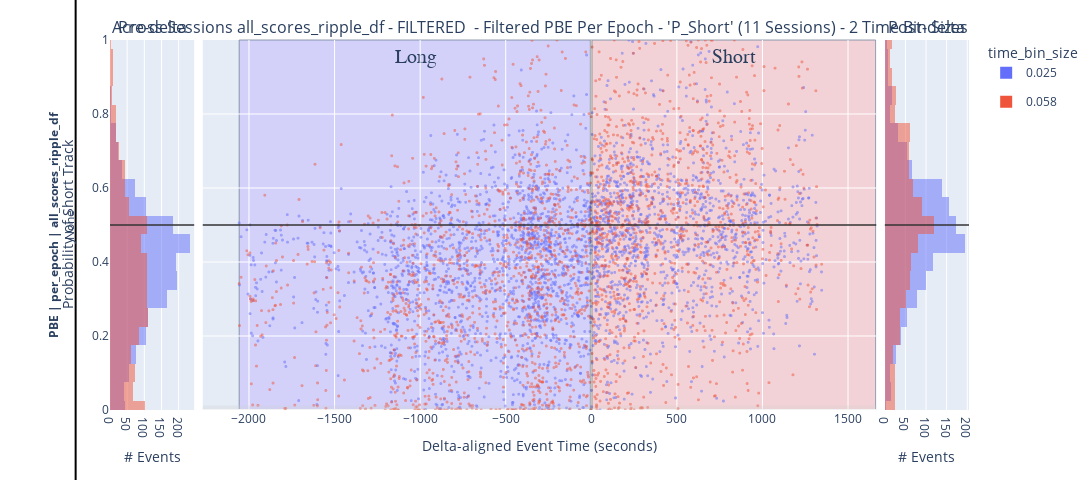

The notebook cell this image was saved under:
### Code cell
""" Save a figure out using:
new_fig, new_fig_context, _extras_output_dict, figure_out_paths = _perform_plot_pre_post_delta_scatter(data_context=IdentifyingContext(epochs_name='laps', data_grain='per_epoch', title_prefix="Lap Per Epoch", dataframe_name='df', **filter_context.to_dict()), concatenated_ripple_df=deepcopy(df_filter.filtered_all_sessions_laps_df))
# new_fig
save_plotly(new_fig, new_fig_context, should_save_json=True)

"""
# a_saved_fig_path = Path("/home/halechr/FastData/collected_outputs/figures/2024-10-29_Apogee_P_Short_11_2_2_Across Sessions all_scores_ripple_df - FILTERED  - Filtered PBE Per Epoch - 'P_Short' (11 Sessions) - 2 Time Bin Sizes_PBE_per_epoch_scatter+hist_pre-post-delta_P_Short_1.html").resolve()
# a_saved_fig_path = Path(r"K:\scratch\collected_outputs\figures\2024-10-29_Apogee_P_Short_11_2_2_Across Sessions df - Lap Per Epoch - 'P_Short' (11 Sessions) - 2 Time Bin Sizes_laps_per_epoch_scatter+hist_pre-post-delta_P_Short_1.json").resolve()
a_saved_fig_path = Path(r"K:\scratch\collected_outputs\figures\2024-10-29_Apogee_P_Short_11_2_2_Across Sessions all_scores_ripple_df - FILTERED  - Filtered PBE Per Epoch - 'P_Short' (11 Sessions) - 2 Time Bin Sizes_PBE_per_epoch_scatter+hist_pre-post-delta_P_Short_1.json").resolve()
Assert.path_exists(a_saved_fig_path)


with open(a_saved_fig_path, 'r') as f:
    loaded_fig = pio.from_json(f.read())
# Load the Plotly figure from the HTML file
# loaded_fig = pio.read_html(a_saved_fig_path)

loaded_fig = loaded_fig.full_figure_for_development(warn=False)
loaded_fig

### Figure 1 — Plotly figure (JSON) as saved in the notebook; plotly's stock layout.template omitted (floating-point values rounded to 4 significant figures; data arrays with more than 128 entries replaced by an {"elided": "..."} marker saying what was removed)
{"data": [{"alignmentgroup": "True", "bingroup": "y", "cliponaxis": true, "constraintext": "both", "cumulative": {"enabled": false}, "error_x": {"visible": false}, "error_y": {"visible": false}, "histnorm": "", "hoverlabel": {"align": "left", "font": {"family": "Arial, sans-serif", "lineposition": "none", "shadow": "none", "size": 13, "style": "normal", "textcase": "normal", "variant": "normal", "weight": "normal"}, "namelength": -1}, "hovertemplate": "_col_time_bin_size=0.025<br>count=%{x}<br>P_Short=%{y}<extra></extra>", "hovertext": "", "insidetextanchor": "end", "insidetextfont": {"family": "\"Open Sans\", verdana, arial, sans-serif", "lineposition": "none", "shadow": "none", "size": 12, "style": "normal", "textcase": "normal", "variant": "normal", "weight": "normal"}, "legend": "legend", "legendgroup": "0.025", "legendgrouptitle": {"font": {"color": "#2a3f5f", "family": "\"Open Sans\", verdana, arial, sans-serif", "lineposition": "none", "shadow": "none", "size": 13, "style": "normal", "textcase": "normal", "variant": "normal", "weight": "normal"}, "text": ""}, "legendrank": 1000, "marker": {"color": "#636EFA", "line": {"color": "#444", "width": 0}, "opacity": 0.5, "pattern": {"shape": ""}}, "name": "0.025", "nbinsy": 25, "offsetgroup": "0.025", "opacity": 1, "orientation": "h", "outsidetextfont": {"color": "#2a3f5f", "family": "\"Open Sans\", verdana, arial, sans-serif", "lineposition": "none", "shadow": "none", "size": 12, "style": "normal", "textcase": "normal", "variant": "normal", "weight": "normal"}, "selected": {"marker": {"opacity": 0.5}}, "showlegend": true, "text": "", "textfont": {"color": "#2a3f5f", "family": "\"Open Sans\", verdana, arial, sans-serif", "lineposition": "none", "shadow": "none", "size": 12, "style": "normal", "textcase": "normal", "variant": "normal", "weight": "normal"}, "textposition": "auto", "texttemplate": "", "type": "histogram", "uid": "4231f9", "unselected": {"marker": {"opacity": 0.1}}, "visible": true, "xaxis": "x", "xcalendar": "gregorian", "xhoverformat": "", "y": {"elided": "1697 float values"}, "yaxis": "y", "ybins": {"end": 1.025, "size": 0.05, "start": -0.025}, "ycalendar": "gregorian", "yhoverformat": "", "zorder": 0}, {"alignmentgroup": "True", "bingroup": "y", "cliponaxis": true, "constraintext": "both", "cumulative": {"enabled": false}, "error_x": {"visible": false}, "error_y": {"visible": false}, "histnorm": "", "hoverlabel": {"align": "left", "font": {"family": "Arial, sans-serif", "lineposition": "none", "shadow": "none", "size": 13, "style": "normal", "textcase": "normal", "variant": "normal", "weight": "normal"}, "namelength": -1}, "hovertemplate": "_col_time_bin_size=0.058<br>count=%{x}<br>P_Short=%{y}<extra></extra>", "hovertext": "", "insidetextanchor": "end", "insidetextfont": {"family": "\"Open Sans\", verdana, arial, sans-serif", "lineposition": "none", "shadow": "none", "size": 12, "style": "normal", "textcase": "normal", "variant": "normal", "weight": "normal"}, "legend": "legend", "legendgroup": "0.058", "legendgrouptitle": {"font": {"color": "#2a3f5f", "family": "\"Open Sans\", verdana, arial, sans-serif", "lineposition": "none", "shadow": "none", "size": 13, "style": "normal", "textcase": "normal", "variant": "normal", "weight": "normal"}, "text": ""}, "legendrank": 1000, "marker": {"color": "#EF553B", "line": {"color": "#444", "width": 0}, "opacity": 0.5, "pattern": {"shape": ""}}, "name": "0.058", "offsetgroup": "0.058", "opacity": 1, "orientation": "h", "outsidetextfont": {"color": "#2a3f5f", "family": "\"Open Sans\", verdana, arial, sans-serif", "lineposition": "none", "shadow": "none", "size": 12, "style": "normal", "textcase": "normal", "variant": "normal", "weight": "normal"}, "selected": {"marker": {"opacity": 0.5}}, "showlegend": true, "text": "", "textfont": {"color": "#2a3f5f", "family": "\"Open Sans\", verdana, arial, sans-serif", "lineposition": "none", "shadow": "none", "size": 12, "style": "normal", "textcase": "normal", "variant": "normal", "weight": "normal"}, "textposition": "auto", "texttemplate": "", "type": "histogram", "uid": "133661", "unselected": {"marker": {"opacity": 0.1}}, "visible": true, "xaxis": "x", "xcalendar": "gregorian", "xhoverformat": "", "y": {"elided": "1254 float values"}, "yaxis": "y", "ycalendar": "gregorian", "yhoverformat": "", "zorder": 0}, {"error_x": {"visible": false}, "error_y": {"visible": false}, "fill": "none", "hoverlabel": {"align": "left", "font": {"family": "Arial, sans-serif", "lineposition": "none", "shadow": "none", "size": 13, "style": "normal", "textcase": "normal", "variant": "normal", "weight": "normal"}, "namelength": -1}, "hovertemplate": "_col_time_bin_size=0.025<br>delta_aligned_start_t=%{x}<br>P_Short=%{y}<br>dummy_column_for_size=%{marker.size}<extra></extra>", "hovertext": "", "legend": "legend", "legendgroup": "0.025", "legendgrouptitle": {"font": {"color": "#2a3f5f", "family": "\"Open Sans\", verdana, arial, sans-serif", "lineposition": "none", "shadow": "none", "size": 13, "style": "normal", "textcase": "normal", "variant": "normal", "weight": "normal"}, "text": ""}, "legendrank": 1000, "marker": {"angle": 0, "color": "#636EFA", "line": {"color": "#fff", "width": 0}, "opacity": 0.5, "size": {"elided": "3046 int values"}, "sizemin": 0, "sizemode": "area", "sizeref": 0.1111, "symbol": "circle"}, "mode": "markers", "name": "0.025", "opacity": 1, "selected": {"marker": {"opacity": 0.5}}, "showlegend": false, "text": "", "type": "scattergl", "uid": "b17bd5", "unselected": {"marker": {"opacity": 0.1}}, "visible": true, "x": {"elided": "3046 float values"}, "xaxis": "x2", "xcalendar": "gregorian", "xhoverformat": "", "xperiod": 0, "y": {"elided": "3046 float values"}, "yaxis": "y2", "ycalendar": "gregorian", "yhoverformat": "", "yperiod": 0}, {"error_x": {"visible": false}, "error_y": {"visible": false}, "fill": "none", "hoverlabel": {"align": "left", "font": {"family": "Arial, sans-serif", "lineposition": "none", "shadow": "none", "size": 13, "style": "normal", "textcase": "normal", "variant": "normal", "weight": "normal"}, "namelength": -1}, "hovertemplate": "_col_time_bin_size=0.058<br>delta_aligned_start_t=%{x}<br>P_Short=%{y}<br>dummy_column_for_size=%{marker.size}<extra></extra>", "hovertext": "", "legend": "legend", "legendgroup": "0.058", "legendgrouptitle": {"font": {"color": "#2a3f5f", "family": "\"Open Sans\", verdana, arial, sans-serif", "lineposition": "none", "shadow": "none", "size": 13, "style": "normal", "textcase": "normal", "variant": "normal", "weight": "normal"}, "text": ""}, "legendrank": 1000, "marker": {"angle": 0, "color": "#EF553B", "line": {"color": "#fff", "width": 0}, "opacity": 0.5, "size": {"elided": "2231 int values"}, "sizemin": 0, "sizemode": "area", "sizeref": 0.1111, "symbol": "circle"}, "mode": "markers", "name": "0.058", "opacity": 1, "selected": {"marker": {"opacity": 0.5}}, "showlegend": false, "text": "", "type": "scattergl", "uid": "0858f5", "unselected": {"marker": {"opacity": 0.1}}, "visible": true, "x": {"elided": "2231 float values"}, "xaxis": "x2", "xcalendar": "gregorian", "xhoverformat": "", "xperiod": 0, "y": {"elided": "2231 float values"}, "yaxis": "y2", "ycalendar": "gregorian", "yhoverformat": "", "yperiod": 0}, {"alignmentgroup": "True", "bingroup": "y", "cliponaxis": true, "constraintext": "both", "cumulative": {"enabled": false}, "error_x": {"visible": false}, "error_y": {"visible": false}, "histnorm": "", "hoverlabel": {"align": "left", "font": {"family": "Arial, sans-serif", "lineposition": "none", "shadow": "none", "size": 13, "style": "normal", "textcase": "normal", "variant": "normal", "weight": "normal"}, "namelength": -1}, "hovertemplate": "_col_time_bin_size=0.025<br>count=%{x}<br>P_Short=%{y}<extra></extra>", "hovertext": "", "insidetextanchor": "end", "insidetextfont": {"family": "\"Open Sans\", verdana, arial, sans-serif", "lineposition": "none", "shadow": "none", "size": 12, "style": "normal", "textcase": "normal", "variant": "normal", "weight": "normal"}, "legend": "legend", "legendgroup": "0.025", "legendgrouptitle": {"font": {"color": "#2a3f5f", "family": "\"Open Sans\", verdana, arial, sans-serif", "lineposition": "none", "shadow": "none", "size": 13, "style": "normal", "textcase": "normal", "variant": "normal", "weight": "normal"}, "text": ""}, "legendrank": 1000, "marker": {"color": "#636EFA", "line": {"color": "#444", "width": 0}, "opacity": 0.5, "pattern": {"shape": ""}}, "name": "0.025", "offsetgroup": "0.025", "opacity": 1, "orientation": "h", "outsidetextfont": {"color": "#2a3f5f", "family": "\"Open Sans\", verdana, arial, sans-serif", "lineposition": "none", "shadow": "none", "size": 12, "style": "normal", "textcase": "normal", "variant": "normal", "weight": "normal"}, "selected": {"marker": {"opacity": 0.5}}, "showlegend": false, "text": "", "textfont": {"color": "#2a3f5f", "family": "\"Open Sans\", verdana, arial, sans-serif", "lineposition": "none", "shadow": "none", "size": 12, "style": "normal", "textcase": "normal", "variant": "normal", "weight": "normal"}, "textposition": "auto", "texttemplate": "", "type": "histogram", "uid": "a27e5f", "unselected": {"marker": {"opacity": 0.1}}, "visible": true, "xaxis": "x3", "xcalendar": "gregorian", "xhoverformat": "", "y": {"elided": "1349 float values"}, "yaxis": "y3", "ycalendar": "gregorian", "yhoverformat": "", "zorder": 0}, {"alignmentgroup": "True", "bingroup": "y", "cliponaxis": true, "constraintext": "both", "cumulative": {"enabled": false}, "error_x": {"visible": false}, "error_y": {"visible": false}, "histnorm": "", "hoverlabel": {"align": "left", "font": {"family": "Arial, sans-serif", "lineposition": "none", "shadow": "none", "size": 13, "style": "normal", "textcase": "normal", "variant": "normal", "weight": "normal"}, "namelength": -1}, "hovertemplate": "_col_time_bin_size=0.058<br>count=%{x}<br>P_Short=%{y}<extra></extra>", "hovertext": "", "insidetextanchor": "end", "insidetextfont": {"family": "\"Open Sans\", verdana, arial, sans-serif", "lineposition": "none", "shadow": "none", "size": 12, "style": "normal", "textcase": "normal", "variant": "normal", "weight": "normal"}, "legend": "legend", "legendgroup": "0.058", "legendgrouptitle": {"font": {"color": "#2a3f5f", "family": "\"Open Sans\", verdana, arial, sans-serif", "lineposition": "none", "shadow": "none", "size": 13, "style": "normal", "textcase": "normal", "variant": "normal", "weight": "normal"}, "text": ""}, "legendrank": 1000, "marker": {"color": "#EF553B", "line": {"color": "#444", "width": 0}, "opacity": 0.5, "pattern": {"shape": ""}}, "name": "0.058", "offsetgroup": "0.058", "opacity": 1, "orientation": "h", "outsidetextfont": {"color": "#2a3f5f", "family": "\"Open Sans\", verdana, arial, sans-serif", "lineposition": "none", "shadow": "none", "size": 12, "style": "normal", "textcase": "normal", "variant": "normal", "weight": "normal"}, "selected": {"marker": {"opacity": 0.5}}, "showlegend": false, "text": "", "textfont": {"color": "#2a3f5f", "family": "\"Open Sans\", verdana, arial, sans-serif", "lineposition": "none", "shadow": "none", "size": 12, "style": "normal", "textcase": "normal", "variant": "normal", "weight": "normal"}, "textposition": "auto", "texttemplate": "", "type": "histogram", "uid": "1404ef", "unselected": {"marker": {"opacity": 0.1}}, "visible": true, "xaxis": "x3", "xcalendar": "gregorian", "xhoverformat": "", "y": {"elided": "977 float values"}, "yaxis": "y3", "ycalendar": "gregorian", "yhoverformat": "", "zorder": 0}], "layout": {"activeselection": {"fillcolor": "rgba(0,0,0,0)", "opacity": 0.5}, "activeshape": {"fillcolor": "rgb(255,0,255)", "opacity": 0.5}, "annotations": [{"align": "center", "bgcolor": "rgba(0,0,0,0)", "bordercolor": "rgba(0,0,0,0)", "borderpad": 1, "borderwidth": 1, "captureevents": false, "clicktoshow": false, "font": {"color": "#2a3f5f", "family": "\"Open Sans\", verdana, arial, sans-serif", "lineposition": "none", "shadow": "none", "size": 16, "style": "normal", "textcase": "normal", "variant": "normal", "weight": "normal"}, "opacity": 1, "showarrow": false, "text": "Pre-delta", "textangle": 0, "visible": true, "x": 0.049, "xanchor": "center", "xref": "paper", "xshift": 0, "y": 1, "yanchor": "bottom", "yref": "paper", "yshift": 0}, {"align": "center", "bgcolor": "rgba(0,0,0,0)", "bordercolor": "rgba(0,0,0,0)", "borderpad": 1, "borderwidth": 1, "captureevents": false, "clicktoshow": false, "font": {"color": "#2a3f5f", "family": "\"Open Sans\", verdana, arial, sans-serif", "lineposition": "none", "shadow": "none", "size": 16, "style": "normal", "textcase": "normal", "variant": "normal", "weight": "normal"}, "opacity": 1, "showarrow": false, "text": "Across Sessions all_scores_ripple_df - FILTERED  - Filtered PBE Per Epoch - 'P_Short' (11 Sessions) - 2 Time Bin Sizes", "textangle": 0, "visible": true, "x": 0.5, "xanchor": "center", "xref": "paper", "xshift": 0, "y": 1, "yanchor": "bottom", "yref": "paper", "yshift": 0}, {"align": "center", "bgcolor": "rgba(0,0,0,0)", "bordercolor": "rgba(0,0,0,0)", "borderpad": 1, "borderwidth": 1, "captureevents": false, "clicktoshow": false, "font": {"color": "#2a3f5f", "family": "\"Open Sans\", verdana, arial, sans-serif", "lineposition": "none", "shadow": "none", "size": 16, "style": "normal", "textcase": "normal", "variant": "normal", "weight": "normal"}, "opacity": 1, "showarrow": false, "text": "Post-delta", "textangle": 0, "visible": true, "x": 0.951, "xanchor": "center", "xref": "paper", "xshift": 0, "y": 1, "yanchor": "bottom", "yref": "paper", "yshift": 0}, {"align": "center", "bgcolor": "rgba(0,0,0,0)", "bordercolor": "rgba(0,0,0,0)", "borderpad": 1, "borderwidth": 1, "captureevents": false, "clicktoshow": false, "font": {"color": "#2a3f5f", "family": "\"Open Sans\", verdana, arial, sans-serif", "lineposition": "none", "shadow": "none", "size": 12, "style": "normal", "textcase": "normal", "variant": "normal", "weight": "normal"}, "opacity": 1, "showarrow": false, "text": "<span style='font-weight:bold; font-size:12px;'>PBE | per_epoch | all_scores_ripple_df</span><br><span style='font-size:12px;'>None</span>", "textangle": -90, "visible": true, "x": -0.057, "xanchor": "center", "xref": "paper", "xshift": 0, "y": 0.5, "yanchor": "middle", "yref": "paper", "yshift": 0}], "autosize": false, "autotypenumbers": "strict", "bargap": 0, "bargroupgap": 0, "barmode": "overlay", "calendar": "gregorian", "clickmode": "event", "colorscale": {"diverging": [[0, "#8e0152"], [0.1, "#c51b7d"], [0.2, "#de77ae"], [0.3, "#f1b6da"], [0.4, "#fde0ef"], [0.5, "#f7f7f7"], [0.6, "#e6f5d0"], [0.7, "#b8e186"], [0.8, "#7fbc41"], [0.9, "#4d9221"], [1, "#276419"]], "sequential": [[0, "#0d0887"], [0.1111, "#46039f"], [0.2222, "#7201a8"], [0.3333, "#9c179e"], [0.4444, "#bd3786"], [0.5556, "#d8576b"], [0.6667, "#ed7953"], [0.7778, "#fb9f3a"], [0.8889, "#fdca26"], [1, "#f0f921"]], "sequentialminus": [[0, "#0d0887"], [0.1111, "#46039f"], [0.2222, "#7201a8"], [0.3333, "#9c179e"], [0.4444, "#bd3786"], [0.5556, "#d8576b"], [0.6667, "#ed7953"], [0.7778, "#fb9f3a"], [0.8889, "#fdca26"], [1, "#f0f921"]]}, "colorway": ["#636efa", "#EF553B", "#00cc96", "#ab63fa", "#FFA15A", "#19d3f3", "#FF6692", "#B6E880", "#FF97FF", "#FECB52"], "computed": {"margin": {"b": 70, "l": 110, "r": 145, "t": 40}}, "dragmode": "zoom", "font": {"color": "#2a3f5f", "family": "\"Open Sans\", verdana, arial, sans-serif", "lineposition": "none", "shadow": "none", "size": 12, "style": "normal", "textcase": "normal", "variant": "normal", "weight": "normal"}, "height": 480, "hidesources": false, "hoverdistance": 20, "hoverlabel": {"align": "left", "font": {"family": "Arial, sans-serif", "lineposition": "none", "shadow": "none", "size": 13, "style": "normal", "textcase": "normal", "variant": "normal", "weight": "normal"}, "grouptitlefont": {"family": "Arial, sans-serif", "lineposition": "none", "shadow": "none", "size": 13, "style": "normal", "textcase": "normal", "variant": "normal", "weight": "normal"}, "namelength": 15}, "hovermode": "closest", "hoversubplots": "overlaying", "legend": {"bgcolor": "white", "bordercolor": "#444", "borderwidth": 0, "entrywidthmode": "pixels", "font": {"color": "#2a3f5f", "family": "\"Open Sans\", verdana, arial, sans-serif", "lineposition": "none", "shadow": "none", "size": 12, "style": "normal", "textcase": "normal", "variant": "normal", "weight": "normal"}, "groupclick": "togglegroup", "grouptitlefont": {"color": "#2a3f5f", "family": "\"Open Sans\", verdana, arial, sans-serif", "lineposition": "none", "shadow": "none", "size": 13, "style": "normal", "textcase": "normal", "variant": "normal", "weight": "normal"}, "indentation": 0, "itemclick": "toggle", "itemdoubleclick": "toggleothers", "itemsizing": "constant", "itemwidth": 30, "orientation": "v", "title": {"font": {"color": "#2a3f5f", "family": "\"Open Sans\", verdana, arial, sans-serif", "lineposition": "none", "shadow": "none", "size": 14, "style": "normal", "textcase": "normal", "variant": "normal", "weight": "normal"}, "side": "top", "text": "time_bin_size"}, "tracegroupgap": 10, "traceorder": "grouped", "valign": "middle", "visible": true, "x": 1.02, "xanchor": "left", "xref": "paper", "y": 1, "yanchor": "auto", "yref": "paper"}, "margin": {"autoexpand": true, "b": 70, "l": 110, "pad": 0, "r": 80, "t": 40}, "meta": {"figure_context": {"comparison": "pre-post-delta", "data_grain": "per_epoch", "epochs_name": "PBE", "histogram_variable_name": "P_Short", "n_tbin": 2, "n_unique_t_bin_sizes": 2, "num_unique_sessions": 11, "plot_type": "scatter+hist", "title": "Across Sessions all_scores_ripple_df - FILTERED  - Filtered PBE Per Epoch - 'P_Short' (11 Sessions) - 2 Time Bin Sizes", "variable_name": "P_Short"}, "preferred_filename": "P_Short_11_2_2_Across Sessions all_scores_ripple_df - FILTERED  - Filtered PBE Per Epoch - 'P_Short' (11 Sessions) - 2 Time Bin Sizes_PBE_per_epoch_scatter+hist_pre-post-delta_P_Short"}, "minreducedheight": 64, "minreducedwidth": 64, "modebar": {"activecolor": "rgba(68, 68, 68, 0.7)", "add": "", "bgcolor": "rgba(255, 255, 255, 0.5)", "color": "rgba(68, 68, 68, 0.3)", "orientation": "h", "remove": ""}, "newselection": {"line": {"dash": "dot", "width": 1}, "mode": "immediate"}, "newshape": {"drawdirection": "diagonal", "fillcolor": "rgba(0,0,0,0)", "fillrule": "evenodd", "label": {"text": "", "texttemplate": ""}, "layer": "above", "legend": "legend", "legendgroup": "", "legendgrouptitle": {"font": {"lineposition": "none", "shadow": "none", "style": "normal", "textcase": "normal", "variant": "normal", "weight": "normal"}, "text": ""}, "legendrank": 1000, "line": {"color": "#444", "dash": "solid", "width": 4}, "opacity": 1, "showlegend": false, "visible": true}, "paper_bgcolor": "white", "plot_bgcolor": "#E5ECF6", "scattermode": "overlay", "separators": ".,", "shapes": [{"editable": false, "fillcolor": "rgba(0,0,0,0)", "fillrule": "evenodd", "label": {"text": "", "texttemplate": ""}, "layer": "above", "line": {"color": "rgba(204, 204, 204, 0.25)", "dash": "solid", "width": 9}, "opacity": 1, "showlegend": false, "type": "line", "visible": true, "x0": 0, "x1": 1, "xref": "x2 domain", "xsizemode": "scaled", "y0": 0, "y1": 0, "yref": "y2", "ysizemode": "scaled"}, {"editable": false, "fillcolor": "rgba(0,0,0,0)", "fillrule": "evenodd", "label": {"text": "", "texttemplate": ""}, "layer": "above", "line": {"color": "rgba(1,1,1,.25)", "dash": "solid", "width": 3}, "opacity": 1, "showlegend": false, "type": "line", "visible": true, "x0": 0, "x1": 0, "xref": "x2", "xsizemode": "scaled", "y0": 0, "y1": 1, "yref": "y2 domain", "ysizemode": "scaled"}, {"editable": false, "fillcolor": "#c2b8ff", "fillrule": "evenodd", "label": {"font": {"color": "#2a3f5f", "family": "Times New Roman", "lineposition": "none", "shadow": "none", "size": 20, "style": "normal", "textcase": "normal", "variant": "normal", "weight": "normal"}, "padding": 3, "text": "Long", "textposition": "top center", "texttemplate": "", "xanchor": "auto", "yanchor": "top"}, "layer": "below", "line": {"color": "#2a3f5f", "dash": "solid", "width": 1}, "opacity": 0.5, "showlegend": false, "type": "rect", "visible": true, "x0": -2057.0, "x1": 0, "xref": "x2", "xsizemode": "scaled", "y0": 0, "y1": 1, "yref": "y2 domain", "ysizemode": "scaled"}, {"editable": false, "fillcolor": "#ffb8b8", "fillrule": "evenodd", "label": {"font": {"color": "#2a3f5f", "family": "Times New Roman", "lineposition": "none", "shadow": "none", "size": 20, "style": "normal", "textcase": "normal", "variant": "normal", "weight": "normal"}, "padding": 3, "text": "Short", "textposition": "top center", "texttemplate": "", "xanchor": "auto", "yanchor": "top"}, "layer": "below", "line": {"color": "#2a3f5f", "dash": "solid", "width": 1}, "opacity": 0.5, "showlegend": false, "type": "rect", "visible": true, "x0": 0, "x1": 1662.0, "xref": "x2", "xsizemode": "scaled", "y0": 0, "y1": 1, "yref": "y2 domain", "ysizemode": "scaled"}, {"editable": false, "fillcolor": "rgba(0,0,0,0)", "fillrule": "evenodd", "label": {"text": "", "texttemplate": ""}, "layer": "above", "line": {"color": "Black", "dash": "solid", "width": 2}, "opacity": 1, "showlegend": false, "type": "line", "visible": true, "x0": -0.04, "x1": -0.04, "xref": "paper", "xsizemode": "scaled", "y0": -0.5, "y1": 1.5, "yref": "paper", "ysizemode": "scaled"}, {"editable": false, "fillcolor": "rgba(0,0,0,0)", "fillrule": "evenodd", "label": {"text": "", "texttemplate": ""}, "layer": "above", "line": {"color": "rgba(51, 51, 51, 0.75)", "dash": "solid", "width": 2}, "opacity": 1, "showlegend": false, "type": "line", "visible": true, "x0": 0, "x1": 1, "xref": "x domain", "xsizemode": "scaled", "y0": 0.5, "y1": 0.5, "yref": "y", "ysizemode": "scaled"}, {"editable": false, "fillcolor": "rgba(0,0,0,0)", "fillrule": "evenodd", "label": {"text": "", "texttemplate": ""}, "layer": "above", "line": {"color": "rgba(51, 51, 51, 0.75)", "dash": "solid", "width": 2}, "opacity": 1, "showlegend": false, "type": "line", "visible": true, "x0": 0, "x1": 1, "xref": "x2 domain", "xsizemode": "scaled", "y0": 0.5, "y1": 0.5, "yref": "y2", "ysizemode": "scaled"}, {"editable": false, "fillcolor": "rgba(0,0,0,0)", "fillrule": "evenodd", "label": {"text": "", "texttemplate": ""}, "layer": "above", "line": {"color": "rgba(51, 51, 51, 0.75)", "dash": "solid", "width": 2}, "opacity": 1, "showlegend": false, "type": "line", "visible": true, "x0": 0, "x1": 1, "xref": "x3 domain", "xsizemode": "scaled", "y0": 0.5, "y1": 0.5, "yref": "y3", "ysizemode": "scaled"}], "showlegend": true, "spikedistance": -1, "title": {"automargin": false, "font": {"color": "#2a3f5f", "family": "\"Open Sans\", verdana, arial, sans-serif", "lineposition": "none", "shadow": "none", "size": 17, "style": "normal", "textcase": "normal", "variant": "normal", "weight": "normal"}, "pad": {"b": 0, "l": 0, "r": 0, "t": 0}, "subtitle": {"font": {"color": "#2a3f5f", "family": "\"Open Sans\", verdana, arial, sans-serif", "lineposition": "none", "shadow": "none", "size": 12, "style": "normal", "textcase": "normal", "variant": "normal", "weight": "normal"}, "text": "Click to enter Plot subtitle"}, "text": "Click to enter Plot title", "x": 0.05, "xanchor": "auto", "xref": "container", "yanchor": "auto", "yref": "container"}, "uniformtext": {"mode": false}, "width": 1800, "xaxis": {"anchor": "y", "automargin": true, "autorange": true, "autotickangles": [0, 30, 90], "autotypenumbers": "strict", "color": "#444", "constrain": "range", "constraintoward": "center", "domain": [0, 0.098], "dtick": 50, "exponentformat": "B", "fixedrange": false, "gridcolor": "white", "griddash": "solid", "gridwidth": 1, "hoverformat": "", "layer": "above traces", "minexponent": 3, "nticks": 0, "range": [0, 245.3], "rangemode": "normal", "separatethousands": false, "showexponent": "all", "showgrid": true, "showline": false, "showspikes": false, "showticklabels": true, "side": "bottom", "tick0": 0, "tickfont": {"color": "#2a3f5f", "family": "\"Open Sans\", verdana, arial, sans-serif", "lineposition": "none", "shadow": "none", "size": 12, "style": "normal", "textcase": "normal", "variant": "normal", "weight": "normal"}, "tickformat": "", "ticklabeloverflow": "hide past div", "ticklabelposition": "outside", "ticklabelshift": 0, "ticklabelstandoff": 0, "ticklabelstep": 1, "tickmode": "auto", "tickprefix": "", "ticks": "", "ticksuffix": "", "title": {"font": {"color": "#2a3f5f", "family": "\"Open Sans\", verdana, arial, sans-serif", "lineposition": "none", "shadow": "none", "size": 14, "style": "normal", "textcase": "normal", "variant": "normal", "weight": "normal"}, "standoff": 15, "text": "# Events"}, "type": "linear", "visible": true, "zeroline": true, "zerolinecolor": "white", "zerolinewidth": 2}, "xaxis2": {"anchor": "y2", "automargin": true, "autorange": true, "autotickangles": [0, 30, 90], "autotypenumbers": "strict", "color": "#444", "constrain": "range", "constraintoward": "center", "domain": [0.108, 0.892], "dtick": 500, "exponentformat": "B", "fixedrange": false, "gridcolor": "white", "griddash": "solid", "gridwidth": 1, "hoverformat": "", "layer": "above traces", "minexponent": 3, "nticks": 0, "range": [-2262.0, 1663.0], "rangemode": "normal", "separatethousands": false, "showexponent": "all", "showgrid": true, "showline": false, "showspikes": false, "showticklabels": true, "side": "bottom", "tick0": 0, "tickfont": {"color": "#2a3f5f", "family": "\"Open Sans\", verdana, arial, sans-serif", "lineposition": "none", "shadow": "none", "size": 12, "style": "normal", "textcase": "normal", "variant": "normal", "weight": "normal"}, "tickformat": "", "ticklabeloverflow": "hide past div", "ticklabelposition": "outside", "ticklabelshift": 0, "ticklabelstandoff": 0, "ticklabelstep": 1, "tickmode": "auto", "tickprefix": "", "ticks": "", "ticksuffix": "", "title": {"font": {"color": "#2a3f5f", "family": "\"Open Sans\", verdana, arial, sans-serif", "lineposition": "none", "shadow": "none", "size": 14, "style": "normal", "textcase": "normal", "variant": "normal", "weight": "normal"}, "standoff": 15, "text": "Delta-aligned Event Time (seconds)"}, "type": "linear", "visible": true, "zeroline": true, "zerolinecolor": "white", "zerolinewidth": 2}, "xaxis3": {"anchor": "y3", "automargin": true, "autorange": true, "autotickangles": [0, 30, 90], "autotypenumbers": "strict", "color": "#444", "constrain": "range", "constraintoward": "center", "domain": [0.902, 1], "dtick": 50, "exponentformat": "B", "fixedrange": false, "gridcolor": "white", "griddash": "solid", "gridwidth": 1, "hoverformat": "", "layer": "above traces", "minexponent": 3, "nticks": 0, "range": [0, 204.2], "rangemode": "normal", "separatethousands": false, "showexponent": "all", "showgrid": true, "showline": false, "showspikes": false, "showticklabels": true, "side": "bottom", "tick0": 0, "tickfont": {"color": "#2a3f5f", "family": "\"Open Sans\", verdana, arial, sans-serif", "lineposition": "none", "shadow": "none", "size": 12, "style": "normal", "textcase": "normal", "variant": "normal", "weight": "normal"}, "tickformat": "", "ticklabeloverflow": "hide past div", "ticklabelposition": "outside", "ticklabelshift": 0, "ticklabelstandoff": 0, "ticklabelstep": 1, "tickmode": "auto", "tickprefix": "", "ticks": "", "ticksuffix": "", "title": {"font": {"color": "#2a3f5f", "family": "\"Open Sans\", verdana, arial, sans-serif", "lineposition": "none", "shadow": "none", "size": 14, "style": "normal", "textcase": "normal", "variant": "normal", "weight": "normal"}, "standoff": 15, "text": "# Events"}, "type": "linear", "visible": true, "zeroline": true, "zerolinecolor": "white", "zerolinewidth": 2}, "yaxis": {"anchor": "x", "automargin": true, "autorange": false, "autotypenumbers": "strict", "color": "#444", "constrain": "range", "constraintoward": "middle", "domain": [0, 1], "dtick": 0.2, "exponentformat": "B", "fixedrange": true, "hoverformat": "", "layer": "above traces", "minexponent": 3, "nticks": 0, "range": [0, 1], "separatethousands": false, "showexponent": "all", "showgrid": false, "showline": false, "showspikes": false, "showticklabels": true, "side": "left", "tick0": 0, "tickfont": {"color": "#2a3f5f", "family": "\"Open Sans\", verdana, arial, sans-serif", "lineposition": "none", "shadow": "none", "size": 12, "style": "normal", "textcase": "normal", "variant": "normal", "weight": "normal"}, "tickformat": "", "ticklabeloverflow": "hide past div", "ticklabelposition": "outside", "ticklabelshift": 0, "ticklabelstandoff": 0, "ticklabelstep": 1, "tickmode": "auto", "tickprefix": "", "ticks": "", "ticksuffix": "", "title": {"font": {"color": "#2a3f5f", "family": "\"Open Sans\", verdana, arial, sans-serif", "lineposition": "none", "shadow": "none", "size": 14, "style": "normal", "textcase": "normal", "variant": "normal", "weight": "normal"}, "standoff": 15, "text": "Probability of Short Track"}, "type": "linear", "visible": true, "zeroline": false}, "yaxis2": {"anchor": "x2", "automargin": true, "autorange": false, "autotypenumbers": "strict", "color": "#444", "constrain": "range", "constraintoward": "middle", "domain": [0, 1], "dtick": 0.2, "fixedrange": true, "gridcolor": "white", "griddash": "solid", "gridwidth": 1, "hoverformat": "", "layer": "above traces", "matches": "y", "nticks": 0, "range": [0, 1], "rangemode": "normal", "showgrid": true, "showline": false, "showspikes": false, "showticklabels": false, "side": "left", "tick0": 0, "ticklabeloverflow": "hide past div", "ticklabelposition": "outside", "tickmode": "auto", "tickprefix": "", "ticks": "", "ticksuffix": "", "title": {"font": {"color": "#2a3f5f", "family": "\"Open Sans\", verdana, arial, sans-serif", "lineposition": "none", "shadow": "none", "size": 14, "style": "normal", "textcase": "normal", "variant": "normal", "weight": "normal"}, "standoff": 15, "text": "Click to enter Y axis title"}, "type": "linear", "visible": true, "zeroline": true, "zerolinecolor": "white", "zerolinewidth": 2}, "yaxis3": {"anchor": "x3", "automargin": true, "autorange": false, "autotypenumbers": "strict", "color": "#444", "constrain": "range", "constraintoward": "middle", "domain": [0, 1], "dtick": 0.2, "fixedrange": true, "hoverformat": "", "layer": "above traces", "matches": "y", "nticks": 0, "range": [0, 1], "rangemode": "normal", "showgrid": false, "showline": false, "showspikes": false, "showticklabels": false, "side": "left", "tick0": 0, "ticklabeloverflow": "hide past div", "ticklabelposition": "outside", "tickmode": "auto", "tickprefix": "", "ticks": "", "ticksuffix": "", "title": {"font": {"color": "#2a3f5f", "family": "\"Open Sans\", verdana, arial, sans-serif", "lineposition": "none", "shadow": "none", "size": 14, "style": "normal", "textcase": "normal", "variant": "normal", "weight": "normal"}, "standoff": 15, "text": "Click to enter Y axis title"}, "type": "linear", "visible": true, "zeroline": false}}}
